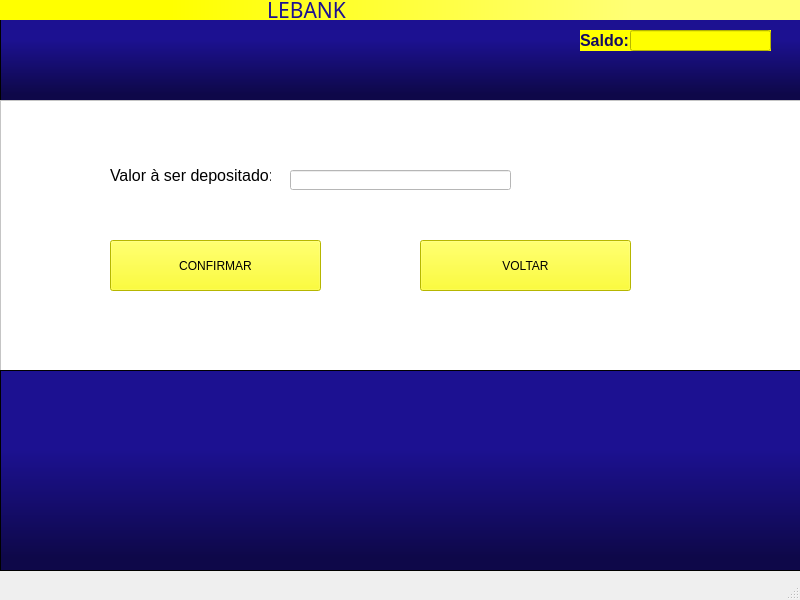
<?xml version="1.0" encoding="UTF-8"?>
<ui version="4.0">
 <class>MainWindow</class>
 <widget class="QMainWindow" name="MainWindow">
  <property name="geometry">
   <rect>
    <x>0</x>
    <y>0</y>
    <width>800</width>
    <height>600</height>
   </rect>
  </property>
  <property name="windowTitle">
   <string>MainWindow</string>
  </property>
  <widget class="QWidget" name="centralwidget">
   <widget class="QFrame" name="frame">
    <property name="geometry">
     <rect>
      <x>0</x>
      <y>0</y>
      <width>801</width>
      <height>101</height>
     </rect>
    </property>
    <property name="styleSheet">
     <string notr="true">background-color: qlineargradient(spread:pad, x1:0, y1:1, x2:0, y2:0, stop:0.0681818 rgba(14, 8, 73, 255), stop:0.607955 rgba(28, 17, 145, 255));</string>
    </property>
    <property name="frameShape">
     <enum>QFrame::StyledPanel</enum>
    </property>
    <property name="frameShadow">
     <enum>QFrame::Raised</enum>
    </property>
    <widget class="QLabel" name="label_5">
     <property name="geometry">
      <rect>
       <x>0</x>
       <y>0</y>
       <width>811</width>
       <height>20</height>
      </rect>
     </property>
     <property name="font">
      <font>
       <family>Lucida Calligraphy</family>
       <pointsize>16</pointsize>
      </font>
     </property>
     <property name="focusPolicy">
      <enum>Qt::NoFocus</enum>
     </property>
     <property name="styleSheet">
      <string notr="true">background-color: rgb(255, 255, 0);
color: rgb(28, 17, 145);
background-color: qlineargradient(spread:pad, x1:0, y1:0, x2:1, y2:0, stop:0.210227 rgba(255, 255, 0, 255), stop:0.778409 rgba(255, 255, 117, 255));</string>
     </property>
     <property name="text">
      <string>                                                 LEBANK</string>
     </property>
    </widget>
    <widget class="QLabel" name="label_3">
     <property name="geometry">
      <rect>
       <x>580</x>
       <y>30</y>
       <width>191</width>
       <height>21</height>
      </rect>
     </property>
     <property name="font">
      <font>
       <pointsize>12</pointsize>
       <weight>75</weight>
       <bold>true</bold>
      </font>
     </property>
     <property name="styleSheet">
      <string notr="true">background-color: rgb(255, 255, 0);
color: rgb(19, 11, 98);</string>
     </property>
     <property name="text">
      <string>Saldo:</string>
     </property>
    </widget>
    <widget class="QLineEdit" name="lineEdit_3">
     <property name="geometry">
      <rect>
       <x>630</x>
       <y>30</y>
       <width>141</width>
       <height>21</height>
      </rect>
     </property>
     <property name="styleSheet">
      <string notr="true">background-color: rgb(255, 255, 0);
color: rgb(23, 14, 121);</string>
     </property>
    </widget>
   </widget>
   <widget class="QFrame" name="frame_2">
    <property name="geometry">
     <rect>
      <x>0</x>
      <y>100</y>
      <width>811</width>
      <height>271</height>
     </rect>
    </property>
    <property name="styleSheet">
     <string notr="true">background-color: rgb(255, 255, 255);</string>
    </property>
    <property name="frameShape">
     <enum>QFrame::StyledPanel</enum>
    </property>
    <property name="frameShadow">
     <enum>QFrame::Raised</enum>
    </property>
    <widget class="QLineEdit" name="lineEdit">
     <property name="geometry">
      <rect>
       <x>290</x>
       <y>70</y>
       <width>221</width>
       <height>20</height>
      </rect>
     </property>
    </widget>
    <widget class="QLabel" name="label_2">
     <property name="geometry">
      <rect>
       <x>110</x>
       <y>60</y>
       <width>161</width>
       <height>31</height>
      </rect>
     </property>
     <property name="font">
      <font>
       <pointsize>12</pointsize>
      </font>
     </property>
     <property name="styleSheet">
      <string notr="true">background-color: rgb(255, 255, 255);</string>
     </property>
     <property name="text">
      <string>Valor à ser depositado:</string>
     </property>
    </widget>
    <widget class="QPushButton" name="pushButton">
     <property name="geometry">
      <rect>
       <x>110</x>
       <y>140</y>
       <width>211</width>
       <height>51</height>
      </rect>
     </property>
     <property name="styleSheet">
      <string notr="true">background-color: rgb(255, 255, 0);</string>
     </property>
     <property name="text">
      <string>CONFIRMAR</string>
     </property>
    </widget>
    <widget class="QPushButton" name="pushButton_2">
     <property name="geometry">
      <rect>
       <x>420</x>
       <y>140</y>
       <width>211</width>
       <height>51</height>
      </rect>
     </property>
     <property name="styleSheet">
      <string notr="true">background-color: rgb(255, 255, 0);</string>
     </property>
     <property name="text">
      <string>VOLTAR</string>
     </property>
    </widget>
   </widget>
   <widget class="QFrame" name="frame_3">
    <property name="geometry">
     <rect>
      <x>0</x>
      <y>370</y>
      <width>811</width>
      <height>201</height>
     </rect>
    </property>
    <property name="styleSheet">
     <string notr="true">background-color: qlineargradient(spread:pad, x1:0, y1:1, x2:0, y2:0, stop:0.0681818 rgba(14, 8, 73, 255), stop:0.607955 rgba(28, 17, 145, 255));
</string>
    </property>
    <property name="frameShape">
     <enum>QFrame::StyledPanel</enum>
    </property>
    <property name="frameShadow">
     <enum>QFrame::Raised</enum>
    </property>
   </widget>
  </widget>
  <widget class="QMenuBar" name="menubar">
   <property name="geometry">
    <rect>
     <x>0</x>
     <y>0</y>
     <width>800</width>
     <height>21</height>
    </rect>
   </property>
  </widget>
  <widget class="QStatusBar" name="statusbar"/>
 </widget>
 <resources/>
 <connections/>
</ui>
